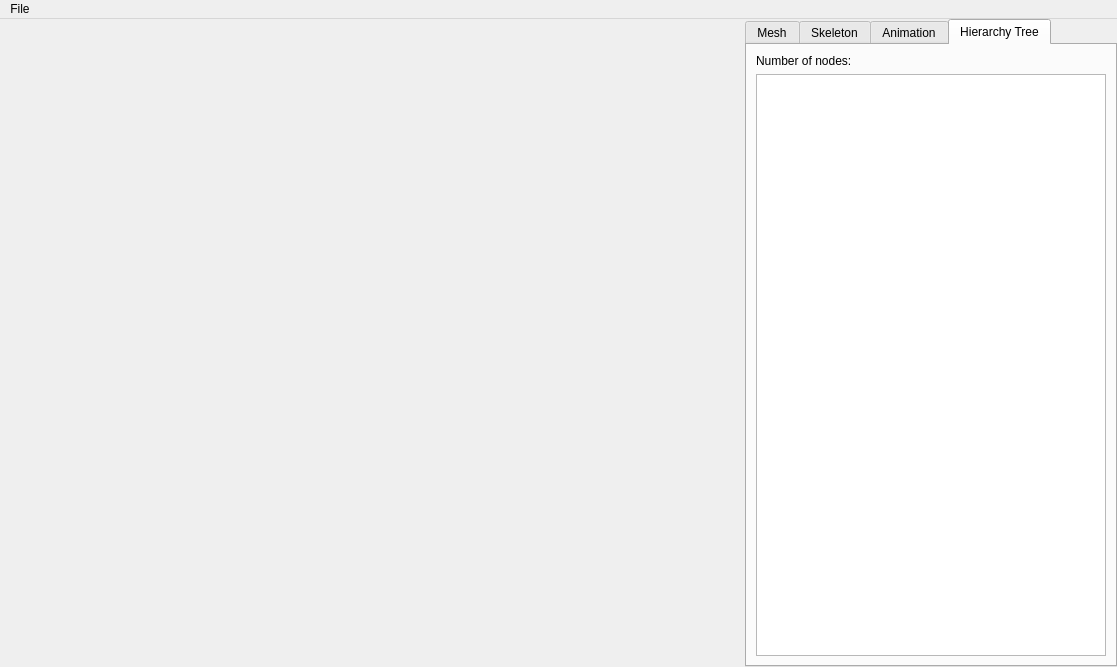
<?xml version="1.0" encoding="UTF-8"?>
<ui version="4.0">
 <class>MainWindow</class>
 <widget class="QMainWindow" name="MainWindow">
  <property name="geometry">
   <rect>
    <x>0</x>
    <y>0</y>
    <width>1117</width>
    <height>667</height>
   </rect>
  </property>
  <property name="sizePolicy">
   <sizepolicy hsizetype="Preferred" vsizetype="Preferred">
    <horstretch>0</horstretch>
    <verstretch>0</verstretch>
   </sizepolicy>
  </property>
  <property name="windowTitle">
   <string>Heidelberg - Printing4D-Designer</string>
  </property>
  <property name="windowIcon">
   <iconset resource="../../Heidelberg/RIP4DTool/Application/Tools/ErrorCompensationTool/resources.qrc">
    <normaloff>:/icon/heidelberg.ico</normaloff>:/icon/heidelberg.ico</iconset>
  </property>
  <widget class="QWidget" name="centralWidget">
   <property name="sizePolicy">
    <sizepolicy hsizetype="Preferred" vsizetype="Preferred">
     <horstretch>0</horstretch>
     <verstretch>0</verstretch>
    </sizepolicy>
   </property>
   <layout class="QGridLayout" name="centralWidgetGridLayout" rowstretch="0" columnstretch="2,1">
    <property name="leftMargin">
     <number>0</number>
    </property>
    <property name="topMargin">
     <number>0</number>
    </property>
    <property name="rightMargin">
     <number>0</number>
    </property>
    <property name="bottomMargin">
     <number>0</number>
    </property>
    <property name="spacing">
     <number>0</number>
    </property>
    <item row="0" column="0">
     <widget class="QVTKOpenGLWidget" name="QVTKWidget" native="true">
      <property name="sizePolicy">
       <sizepolicy hsizetype="Preferred" vsizetype="Preferred">
        <horstretch>0</horstretch>
        <verstretch>0</verstretch>
       </sizepolicy>
      </property>
     </widget>
    </item>
    <item row="0" column="1">
     <widget class="QTabWidget" name="infoTabWidget">
      <property name="sizePolicy">
       <sizepolicy hsizetype="Preferred" vsizetype="Preferred">
        <horstretch>0</horstretch>
        <verstretch>0</verstretch>
       </sizepolicy>
      </property>
      <property name="currentIndex">
       <number>3</number>
      </property>
      <widget class="QWidget" name="meshInfoTab">
       <attribute name="title">
        <string>Mesh</string>
       </attribute>
       <layout class="QGridLayout" name="meshInfoTabGridLayout">
        <item row="0" column="0">
         <widget class="QGroupBox" name="meshGroupBox">
          <property name="title">
           <string>Mesh</string>
          </property>
          <property name="flat">
           <bool>true</bool>
          </property>
          <property name="checkable">
           <bool>false</bool>
          </property>
          <layout class="QGridLayout" name="meshGroupBoxGridLayout">
           <item row="0" column="0">
            <widget class="QLabel" name="nbPointsLabel">
             <property name="text">
              <string>Number of points:</string>
             </property>
            </widget>
           </item>
           <item row="1" column="0">
            <widget class="QLabel" name="nbCellsLabel">
             <property name="text">
              <string>Number of cells:</string>
             </property>
            </widget>
           </item>
           <item row="0" column="1">
            <widget class="QLabel" name="nbPoints">
             <property name="sizePolicy">
              <sizepolicy hsizetype="Expanding" vsizetype="Preferred">
               <horstretch>0</horstretch>
               <verstretch>0</verstretch>
              </sizepolicy>
             </property>
             <property name="text">
              <string/>
             </property>
            </widget>
           </item>
           <item row="1" column="1">
            <widget class="QLabel" name="nbCells">
             <property name="sizePolicy">
              <sizepolicy hsizetype="Expanding" vsizetype="Preferred">
               <horstretch>0</horstretch>
               <verstretch>0</verstretch>
              </sizepolicy>
             </property>
             <property name="text">
              <string/>
             </property>
            </widget>
           </item>
          </layout>
         </widget>
        </item>
        <item row="2" column="0">
         <spacer name="meshInfoVerticalSpacer">
          <property name="orientation">
           <enum>Qt::Vertical</enum>
          </property>
          <property name="sizeHint" stdset="0">
           <size>
            <width>20</width>
            <height>40</height>
           </size>
          </property>
         </spacer>
        </item>
        <item row="1" column="0">
         <widget class="QGroupBox" name="meshDataGroupBox">
          <property name="title">
           <string>Data</string>
          </property>
          <property name="flat">
           <bool>true</bool>
          </property>
          <layout class="QGridLayout" name="dataGroupBoxGridLayout">
           <item row="1" column="0">
            <widget class="QListWidget" name="meshDataListWidget">
             <property name="sizePolicy">
              <sizepolicy hsizetype="Preferred" vsizetype="Preferred">
               <horstretch>0</horstretch>
               <verstretch>0</verstretch>
              </sizepolicy>
             </property>
             <property name="sizeAdjustPolicy">
              <enum>QAbstractScrollArea::AdjustToContents</enum>
             </property>
            </widget>
           </item>
          </layout>
         </widget>
        </item>
       </layout>
      </widget>
      <widget class="QWidget" name="skeletonInfoTab">
       <attribute name="title">
        <string>Skeleton</string>
       </attribute>
       <layout class="QGridLayout" name="skeletonInfoTabGridLayout">
        <item row="2" column="0">
         <spacer name="skeletonInfoVerticalSpacer">
          <property name="orientation">
           <enum>Qt::Vertical</enum>
          </property>
          <property name="sizeHint" stdset="0">
           <size>
            <width>20</width>
            <height>577</height>
           </size>
          </property>
         </spacer>
        </item>
        <item row="1" column="0">
         <widget class="QLabel" name="skeletonNbBonesLabel">
          <property name="text">
           <string>Number of bones:</string>
          </property>
         </widget>
        </item>
        <item row="1" column="1">
         <widget class="QLabel" name="skeletonNbBones">
          <property name="sizePolicy">
           <sizepolicy hsizetype="Expanding" vsizetype="Preferred">
            <horstretch>0</horstretch>
            <verstretch>0</verstretch>
           </sizepolicy>
          </property>
          <property name="text">
           <string/>
          </property>
         </widget>
        </item>
        <item row="0" column="0" colspan="2">
         <widget class="Line" name="skeletonInfoLine">
          <property name="orientation">
           <enum>Qt::Horizontal</enum>
          </property>
         </widget>
        </item>
       </layout>
      </widget>
      <widget class="QWidget" name="animationInfoTab">
       <attribute name="title">
        <string>Animation</string>
       </attribute>
       <layout class="QGridLayout" name="animationInfoTabGridLayout">
        <item row="0" column="0">
         <widget class="QListWidget" name="animationListWidget"/>
        </item>
       </layout>
      </widget>
      <widget class="QWidget" name="hierarchyTreeInfoTab">
       <attribute name="title">
        <string>Hierarchy Tree</string>
       </attribute>
       <layout class="QGridLayout" name="hierarchyTreeInfoTabGridLayout">
        <item row="0" column="0">
         <widget class="QLabel" name="hierarchyTreeNbBonesLabel">
          <property name="text">
           <string>Number of nodes:</string>
          </property>
         </widget>
        </item>
        <item row="0" column="1">
         <widget class="QLabel" name="hierarchyTreeNbBones">
          <property name="sizePolicy">
           <sizepolicy hsizetype="Expanding" vsizetype="Preferred">
            <horstretch>0</horstretch>
            <verstretch>0</verstretch>
           </sizepolicy>
          </property>
          <property name="text">
           <string/>
          </property>
         </widget>
        </item>
        <item row="1" column="0" colspan="2">
         <widget class="QTreeWidget" name="hierarchyTreeWidget">
          <property name="headerHidden">
           <bool>true</bool>
          </property>
          <column>
           <property name="text">
            <string notr="true">1</string>
           </property>
          </column>
         </widget>
        </item>
       </layout>
      </widget>
     </widget>
    </item>
   </layout>
  </widget>
  <widget class="QMenuBar" name="menuBar">
   <property name="geometry">
    <rect>
     <x>0</x>
     <y>0</y>
     <width>1117</width>
     <height>26</height>
    </rect>
   </property>
   <widget class="QMenu" name="menuFile">
    <property name="title">
     <string>File</string>
    </property>
    <addaction name="actionOpen3DModel"/>
   </widget>
   <addaction name="menuFile"/>
  </widget>
  <action name="actionOpen3DModel">
   <property name="text">
    <string>Open 3D model ...</string>
   </property>
   <property name="toolTip">
    <string>Open mesh file (assimp file format)</string>
   </property>
  </action>
 </widget>
 <customwidgets>
  <customwidget>
   <class>QVTKOpenGLWidget</class>
   <extends>QWidget</extends>
   <header>QVTKOpenGLWidget.h</header>
  </customwidget>
 </customwidgets>
 <resources>
  <include location="../../Heidelberg/RIP4DTool/Application/Tools/ErrorCompensationTool/resources.qrc"/>
 </resources>
 <connections/>
</ui>
